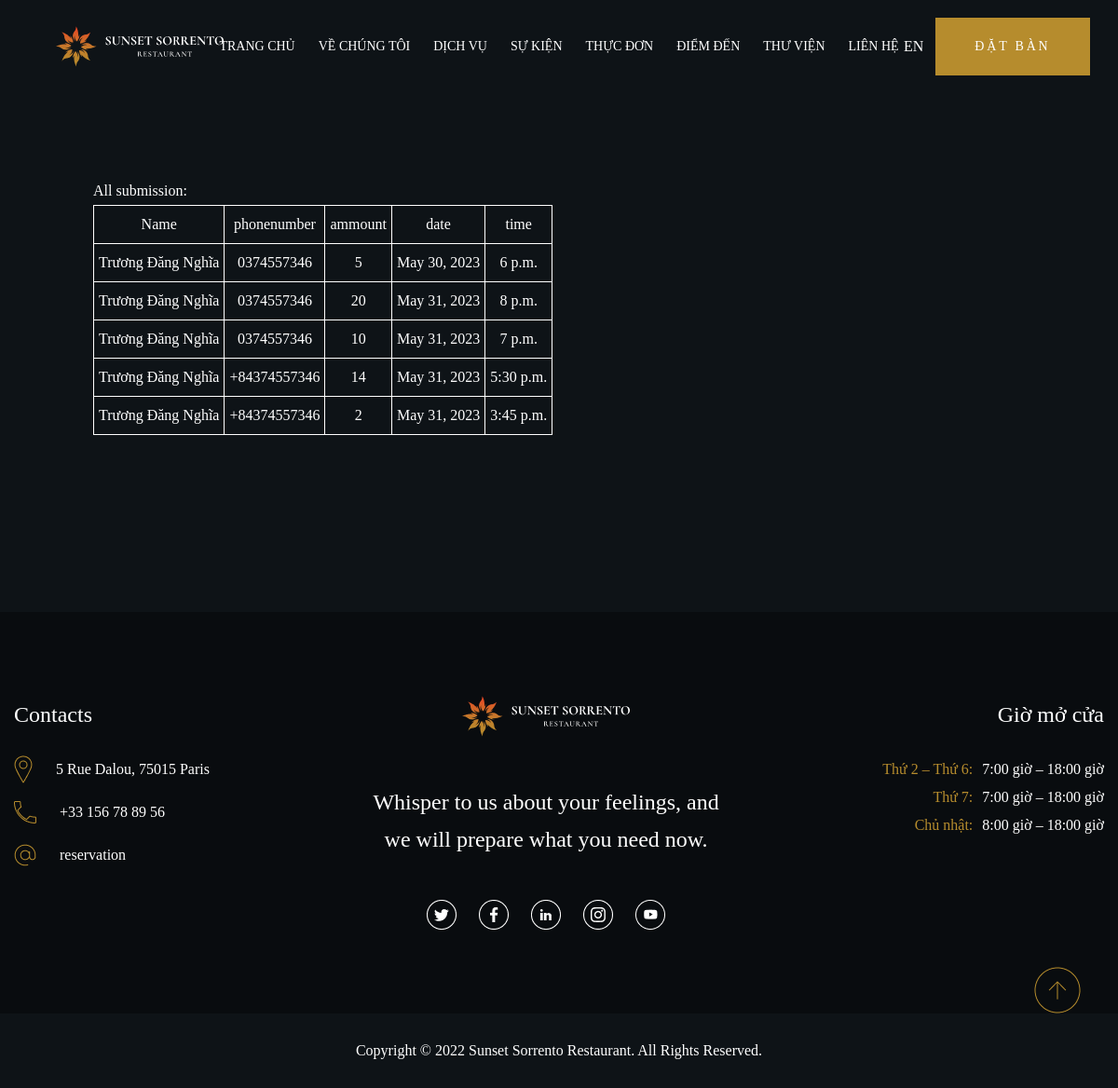
Page /submited on the committed database.
### products/models.py (models this page shows, shortened)
class Submit(models.Model):
    name = models.CharField(max_length=40)
    phoneNumber = models.CharField(max_length=15)
    ammount = models.PositiveIntegerField()
    date = models.DateField()
    time = models.TimeField()

### products/views.py (the view)
# urls.py: path('submited', views.testing, name="submited"),
def testing(request):
    submit = Submit.objects.all().values()
    template = loader.get_template('products/submited.html')
    context = {
        'submit': submit,
    }
    return HttpResponse(template.render(context, request))

### products/templates/products/submited.html (shortened to what this page needs)
{% extends "base.html" %}
{% load static %}
{% block css %}{% static "products/submited.min.css" %}{% endblock%}
{% block body %}
{% include "includes/header.html" %}
<main>
    <section class="info">
        <p>All submission:</p>
        <table border='1'>
            <tr>
                <th>Name</th>
                <th>phonenumber</th>
                <th>ammount</th>
                <th>date</th>
                <th>time</th>
            </tr>
            {% for x in submit %}
                <tr>
                <td>{{ x.name }}</td>
                <td>{{ x.phoneNumber }}</td>
                <td>{{ x.ammount }}</td>
                <td>{{ x.date }}</td>
                <td>{{ x.time }}</td>
                </tr>
            {% endfor %}
        </table>
    </section>
</main>
{% include "includes/footer.html" %}
{% endblock %}

### templates/base.html (shortened to what this page needs)
<!DOCTYPE html>
<html lang="en">
<head>
    <link rel="stylesheet" href="{% block css %}{% endblock%}">
</head>
<body class="{% block classbody %}{%endblock%}">
    {% block body %}{% endblock %}
</body>
</html>

### templates/includes/header.html (shortened to what this page needs)
{% load static %}
<header class="header">
        <div class="container-fluid">
            <a href="{% url "home" %}" class="header__logo"><img src="{% static "img\Trangchu\Trangchu-logo.png" %}" alt="trangchu-logo"></a>
            <ul class="header__menu">
                <li><a href="{% url "home" %}" class="header__menu-item">TRANG CHỦ</a></li>
                <li><a href="{% url "aboutUs"%}" class="header__menu-item">VỀ CHÚNG TÔI</a></li>
                <li><a href="{% url "services"%}" class="header__menu-item">DỊCH VỤ</a></li>
                <li><a href="{% url "events"%}" class="header__menu-item">SỰ KIỆN</a></li>
                <li><a href="{% url "menu"%}" class="header__menu-item">THỰC ĐƠN</a></li>
                <li><a href="{% url "diemden"%}" class="header__menu-item">ĐIỂM ĐẾN</a></li>
                <li><a href="{% url "thuvien"%}" class="header__menu-item">THƯ VIỆN</a></li>
                <li><a href="{% url "lienhe"%}" class="header__menu-item">LIÊN HỆ</a></li>
            </ul>
            <div class="right">
                <div class="header__lang">
                    <span>EN</span>
                </div>
                <a class="header__btn btn-yellow" href="{% url "submit" %}"><span>ĐẶT BÀN</span></a>
            </div>
        </div>
    </header>

### templates/includes/footer.html
{% load static %}
<footer class="footer">
        <img src="{% static "img/btt-btn.png" %}" alt="btt-btn" class="btt-btn">
        <div class="container">
            <div class="footer__info">
                <div class="footer__info-contacts">
                    <span class="title">Contacts</span>
                    <div class="item">
                        <img src="{% static "img/Trangchu/footer_location_icon.png" %}" alt="footer_location_icon" class="address">
                        <p>5 Rue Dalou, 75015 Paris</p>
                    </div>
                    <div class="item">
                        <img src="{% static "img/Trangchu/footer-phone_icon.png" %}" alt="footer-phone_icon" class="phone">
                        <p>+33 156 78 89 56
                        </p>
                    </div>
                    <div class="item">
                        <img src="{% static "img/Trangchu/footer-email-icon.png" %}" alt="footer-email-icon" class="email">
                        <p>reservation</p>
                    </div>
                </div>
                <div class="footer__info-fanpage">
                    <a href="{% url "home" %}"><img src="{% static "img/Trangchu/Trangchu-logo-footer.png" %}" alt="Trangchu-logo-footer"
                            class="footer_logo"></a>
                    <p class="slogan">Whisper to us about your feelings, and we will prepare what you need now.</p>
                    <div class="fanpages">
                        <a href="#" class="twitter" target="_blank"><img src="{% static "img/Trangchu/footer-twitter-icon.png" %}"
                                alt="footer-twitter-icon"></a>
                        <a href="#" class="facebook" target="_blank"><img src="{% static "img/Trangchu/footer-fb-icon.png" %}"
                                alt="footer-fb-icon"></a>
                        <a href="#" class="LinkedIn" target="_blank"><img src="{% static "img/Trangchu/footer-lnd-icon.png" %}"
                                alt="footer-lnd-icon"></a>
                        <a href="#" class="instagram" target="_blank"><img src="{% static "img/Trangchu/footer-ins-icon.png" %}"
                                alt="footer-ins-icon"></a>
                        <a href="#" class="youtube" target="_blank"><img src="{% static "img/Trangchu/footer-yt-icon.png" %}"
                                alt="footer-yt-icon"></a>
                    </div>
                </div>
                <div class="footer__info-opentime">
                    <span class="title">Giờ mở cửa</span>
                    <div class="item">
                        <span class="day">Thứ 2 – Thứ 6:</span>
                        <p class="time">7:00 giờ – 18:00 giờ
                        </p>
                    </div>
                    <div class="item">
                        <span class="day">Thứ 7:</span>
                        <p class="time">7:00 giờ – 18:00 giờ
                        </p>
                    </div>
                    <div class="item">
                        <span class="day">Chủ nhật:</span>
                        <p class="time">8:00 giờ – 18:00 giờ
                        </p>
                    </div>
                </div>
            </div>
        </div>
        <p class="copyright">Copyright © 2022 Sunset Sorrento Restaurant. All Rights Reserved.</p>
    </footer>

### rows in the picture
Submit: name "Trương Đăng Nghĩa", phoneNumber "0374557346", ammount "5", date "May 30, 2023", time "6 p.m."
Submit: name "Trương Đăng Nghĩa", phoneNumber "0374557346", ammount "20", date "May 31, 2023", time "8 p.m."
Submit: name "Trương Đăng Nghĩa", phoneNumber "0374557346", ammount "10", date "May 31, 2023", time "7 p.m."
Submit: name "Trương Đăng Nghĩa", phoneNumber "+84374557346", ammount "14", date "May 31, 2023", time "5:30 p.m."
Submit: name "Trương Đăng Nghĩa", phoneNumber "+84374557346", ammount "2", date "May 31, 2023", time "3:45 p.m."
